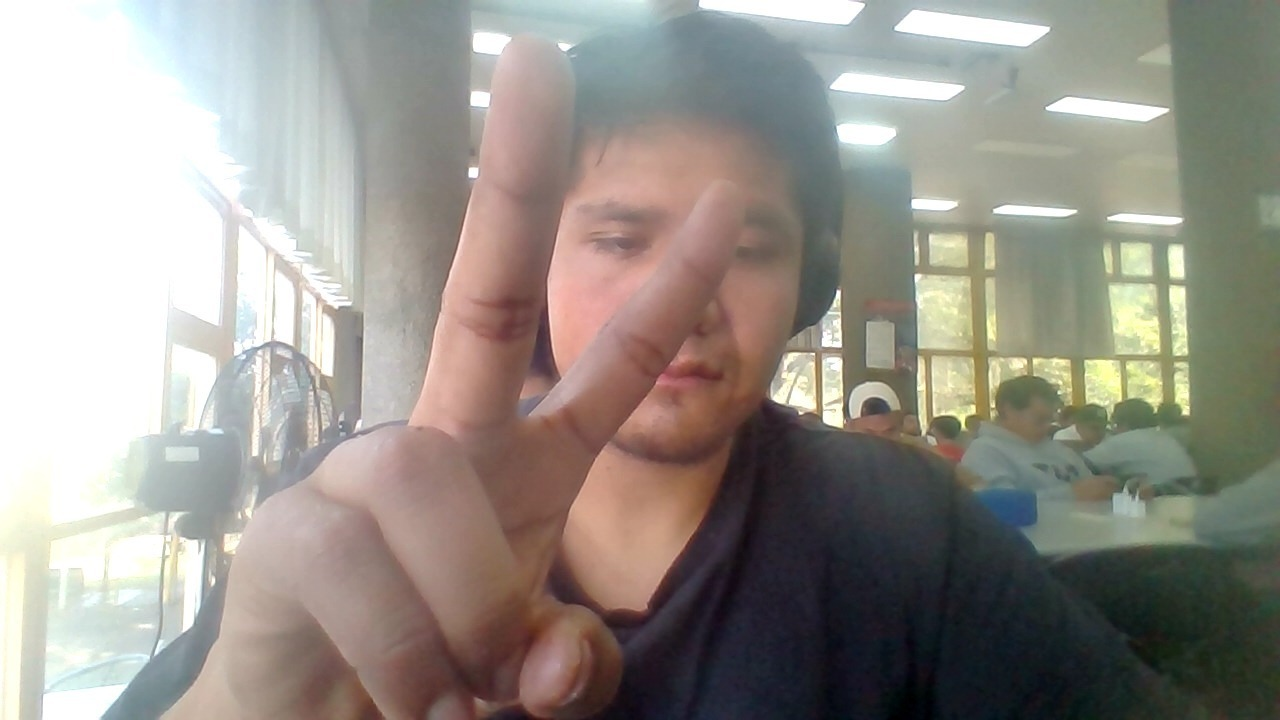
//> input picture finger-tracker-opCV/de2.jpg, 1280 x 720 px, given in place of the camera
$ ./main   (built with g++ and OpenCV 4)
//> lines starting //> are read from the running program, lines starting //| are printed output that depends on the picture; after the words box and inside, x2 and y2 are one past the last pixel; in counts of white or black regions, pixels touching at a corner belong together
#include <iostream>
#include <opencv2/core.hpp>
#include <opencv2/highgui.hpp>
#include <opencv2/imgproc.hpp>
#include <opencv2/features2d.hpp>
#include <opencv2/opencv.hpp>
#include <opencv2/video/background_segm.hpp>
#include <vector>
#include<string.h>

using namespace cv;
using namespace std;


void track(int, void*);
Mat orjinalGoruntu;
Mat fgMaskMOG2;
Mat griGoruntu, kirpik, or2, kenarlar, aynali;
int thresh = 140, maxVal = 255;
int type = 2, deger = 8;


int main(){


	Ptr< BackgroundSubtractor> pMOG2;
	pMOG2 = createBackgroundSubtractorMOG2();
	cv::Rect myRoi(340, 15, 260, 260);
	Mat element = getStructuringElement(MORPH_RECT, Size(3, 3), Point(1, 1));
	Mat frame;
	Mat resizeF;
	VideoCapture cap;
	cap.open(0);
	while (1)
	{
		Mat aynali2;
		cap >> orjinalGoruntu;
//> orjinalGoruntu is the input picture: 720 rows x 1280 cols, CV_8UC3; mean B, G, R 139.8, 147.4, 152.2
		cv::flip(orjinalGoruntu, aynali, 1);
		//cv::rectangle(orjinalGoruntu, cv::Point(300, 300), cv::Point(12, 12), cv::Scalar(0, 0, 255));
		cv::rectangle(aynali, myRoi, cv::Scalar(0, 0, 255));
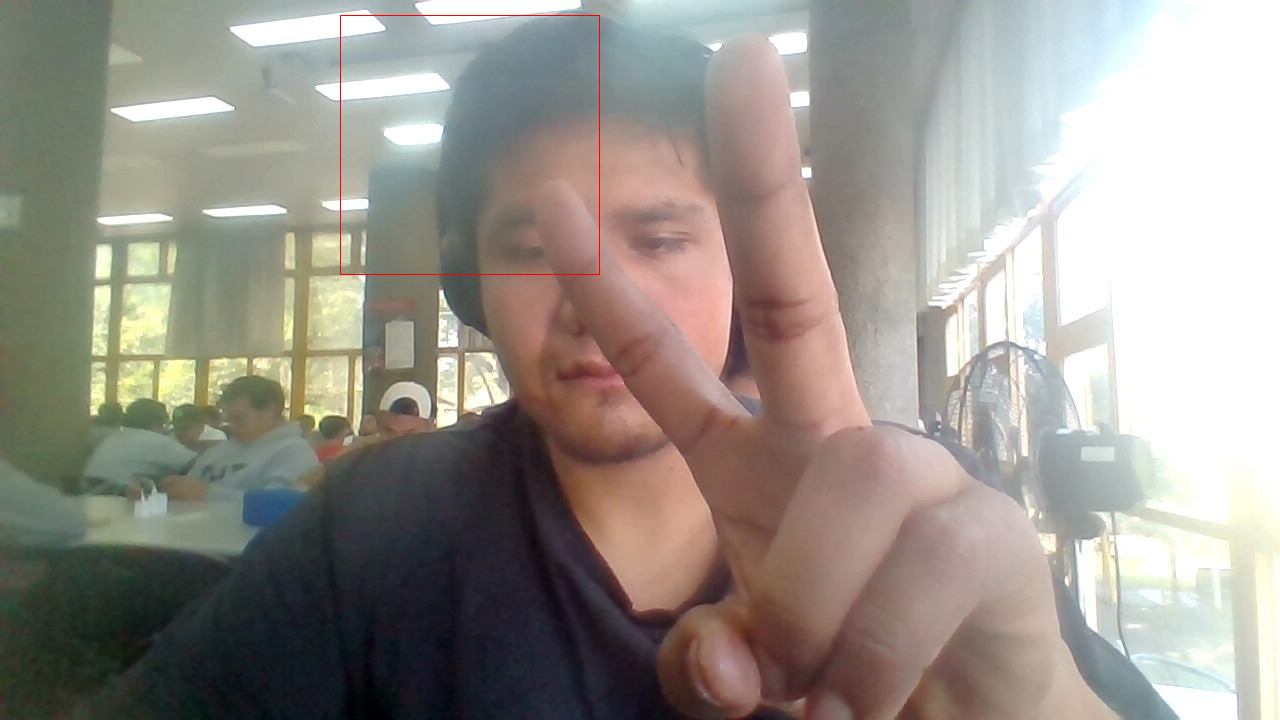
//> aynali: 720 rows x 1280 cols, CV_8UC3; mean B, G, R 139.6, 147.2, 152.3
		kirpik = aynali(myRoi);
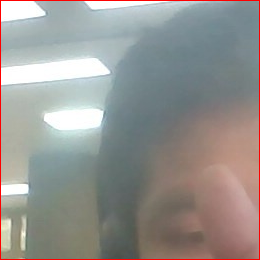
//> kirpik: 260 rows x 260 cols, CV_8UC3; mean B, G, R 145.1, 148.5, 150.4
		cvtColor(kirpik, griGoruntu, COLOR_RGB2GRAY);
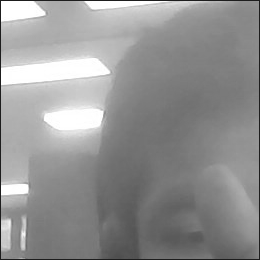
//> griGoruntu: 260 rows x 260 cols, CV_8UC1; min 29, max 255, mean 147.7
		//equalizeHist(griGoruntu, griGoruntu);
		GaussianBlur(griGoruntu, griGoruntu, Size(23, 23), 0); //35,35
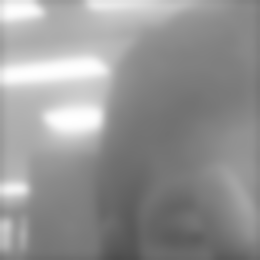
//> griGoruntu: 260 rows x 260 cols, CV_8UC1; min 76, max 255, mean 148.6
		//threshold(griGoruntu, or2, thresh, maxVal, THRESH_OTSU + CV_THRESH_BINARY_INV);
		namedWindow("ajustes", WINDOW_AUTOSIZE);
		createTrackbar("Umbral", "ajustes", &thresh, 250, track);
		createTrackbar("Maximo", "ajustes", &maxVal, 255, track);
		createTrackbar("Tipo de Umbral", "ajustes", &type, 4, track);
		createTrackbar("Bordes", "ajustes", &deger, 100, track);
		pMOG2->apply(kirpik, fgMaskMOG2);
//> fgMaskMOG2: 260 rows x 260 cols, CV_8UC1; every value is 127
		cv::rectangle(fgMaskMOG2, myRoi, cv::Scalar(0, 0, 255));

		//cv::flip(fgMaskMOG2, aynali2, 1);

		track(0, 0);
        namedWindow("OpenCVUI", WINDOW_AUTOSIZE);
		imshow("ORJINAL Goruntu", aynali);
		imshow("ArkaPlan Kaldırıldı", fgMaskMOG2);
		imshow("Gri",griGoruntu);


		char key = waitKey(24);
		if (key == 27) break;
	}

	return 0;
}


void track(int, void*){
	int count = 0;
	char a[40];
	vector<vector<Point> > contours;
	vector<Vec4i> hierarchy;
	//threshold(fgMaskMOG2, or2, thresh, maxVal, type);
	//GaussianBlur(fgMaskMOG2, fgMaskMOG2, Size(11, 11), 3.5, 3.5);
	//threshold(fgMaskMOG2, or2, 10, 255, THRESH_OTSU);
	GaussianBlur(fgMaskMOG2, fgMaskMOG2, Size(27, 27), 3.5, 3.5);
	threshold(fgMaskMOG2, fgMaskMOG2, thresh, maxVal, type); //THRESH_BINARY + THRESH_OTSU
	//Canny(or2, kenarlar, deger, deger * 2, 3);
	Canny(fgMaskMOG2, kenarlar, deger, deger * 2, 3); //OR2
//> kenarlar: 260 rows x 260 cols, CV_8UC1; every value is 0
	findContours(fgMaskMOG2, contours, hierarchy, RETR_TREE, CHAIN_APPROX_SIMPLE, Point(0, 0)); //OR2
//> contours = 1 contour; box (x1, y1, x2, y2) and area: (0, 0, 260, 260) 67081
	Mat cizim = Mat::zeros(kenarlar.size(), CV_8UC3); //kenarlar.size() or2.size()
	if (contours.size() > 0){
		size_t indexOfBiggestContour = -1;
		size_t sizeOfBiggestContour = 0;
		for (size_t i = 0; i < contours.size(); i++){
			if (contours[i].size() > sizeOfBiggestContour){
				sizeOfBiggestContour = contours[i].size();
				indexOfBiggestContour = i;
			}
		}
//> this loop made 1 pass
//> sizeOfBiggestContour on pass 1: 4
//> after the loop, sizeOfBiggestContour = 4; indexOfBiggestContour = 0
		vector<vector<int> >hull(contours.size());
//> hull = 1 item
		vector<vector<Point> >hullPoint(contours.size()); //elin hareketine göre eli çevreleyen çokgen
//> hullPoint = 1 empty contours
		vector<vector<Vec4i> > defects(contours.size()); //parmak uclarindaki yesil noktalar..multi dimensional matrix
//> defects = 1 item
		vector<vector<Point> >defectPoint(contours.size()); //point olarak parmak ucu noktalarýný x,y olarak tutuyor
//> defectPoint = 1 empty contours
		vector<vector<Point> >contours_poly(contours.size()); //eli çevreleyen hareketli dikdörtgen
//> contours_poly = 1 empty contours
		Point2f rect_point[4];
		vector<RotatedRect>minRect(contours.size());
//> minRect = 1 RotatedRect (x, y, width, height, angle): [0, 0, 0, 0, 0]
		vector<Rect> boundRect(contours.size());
//> boundRect = 1 Rect (x, y, width, height): [0, 0, 0, 0]
		for (size_t i = 0; i<contours.size(); i++){
			if (contourArea(contours[i])>5000){
				convexHull(contours[i], hull[i], true);
				convexityDefects(contours[i], hull[i], defects[i]);
				if (indexOfBiggestContour == i){
					minRect[i] = minAreaRect(contours[i]);
					for (size_t k = 0; k<hull[i].size(); k++){
						int ind = hull[i][k];
						hullPoint[i].push_back(contours[i][ind]);
					}
					size_t count = 0;

					for (size_t k = 0; k < defects[i].size(); k++, count++) {
						if (defects[i][k][3]>13 * 256){
							int p_start = defects[i][k][0];
							int p_end = defects[i][k][1];
							int p_far = defects[i][k][2];
							defectPoint[i].push_back(contours[i][p_far]);
							circle(griGoruntu, contours[i][p_end], 3, Scalar(0, 255, 0), 2); //i ydi
							count++;
						}

					}
                    // Mostrar el número de dedos
                    string a;
                    if (count == 1) a = "1";
                    else if (count == 2) a = "2";
                    else if (count == 3) a = "3";
                    else if (count == 4) a = "4";
                    else if (count == 5 || count == 6) a = "5";
                    else a = "SHOW HAND";

					putText(aynali, a, Point(75, 450), FONT_HERSHEY_SIMPLEX, 3, Scalar(0, 255, 0), 3, 8, false);

					drawContours(cizim, contours, i, Scalar(255, 255, 0), 2, 8, vector<Vec4i>(), 0, Point());
					drawContours(cizim, hullPoint, i, Scalar(255, 255, 0), 1, 8, vector<Vec4i>(), 0, Point());
					drawContours(griGoruntu, hullPoint, i, Scalar(0, 0, 255), 2, 8, vector<Vec4i>(), 0, Point());
					approxPolyDP(contours[i], contours_poly[i], 3, false);
					boundRect[i] = boundingRect(contours_poly[i]);
					rectangle(griGoruntu, boundRect[i].tl(), boundRect[i].br(), Scalar(255, 0, 0), 2, 8, 0);
					minRect[i].points(rect_point);
					for (size_t k = 0; k<4; k++){
						line(griGoruntu, rect_point[k], rect_point[(k + 1) % 4], Scalar(0, 255, 0), 2, 8);
					}

				}
			}

		}
//> this loop made 1 pass
//> pass 1, in track, `putText(aynali, a, Point(75, 450), FONT_HERSHEY_SIMPLEX, 3, Scalar(0, ..`:
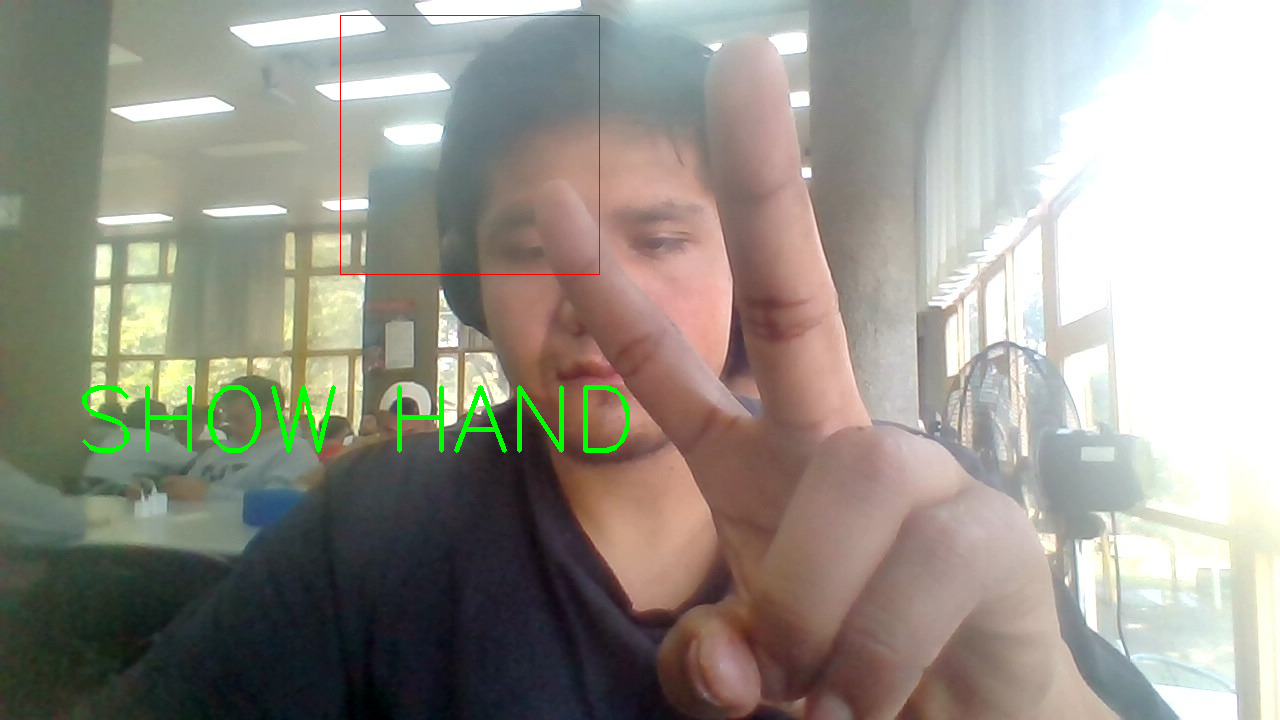
//> aynali: 720 rows x 1280 cols, CV_8UC3; 0.79% of pixels changed, all inside (x1, y1, x2, y2) = (82, 385, 630, 453)
//> after the loop:
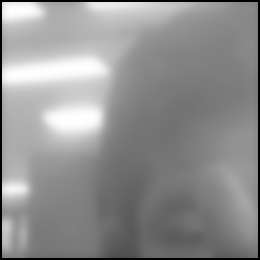
//> griGoruntu: 260 rows x 260 cols, CV_8UC1; 3.05% of pixels changed, all inside (x1, y1, x2, y2) = (0, 0, 260, 260)
//> after the loop:
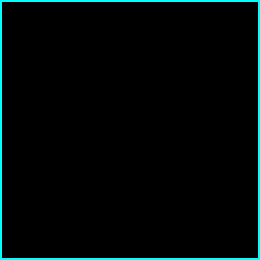
//> cizim: 260 rows x 260 cols, CV_8UC3; mean B, G, R 7.8, 7.8, 0
//> the Esc key is pressed

	}


	imshow("Sonuc", cizim);

}
